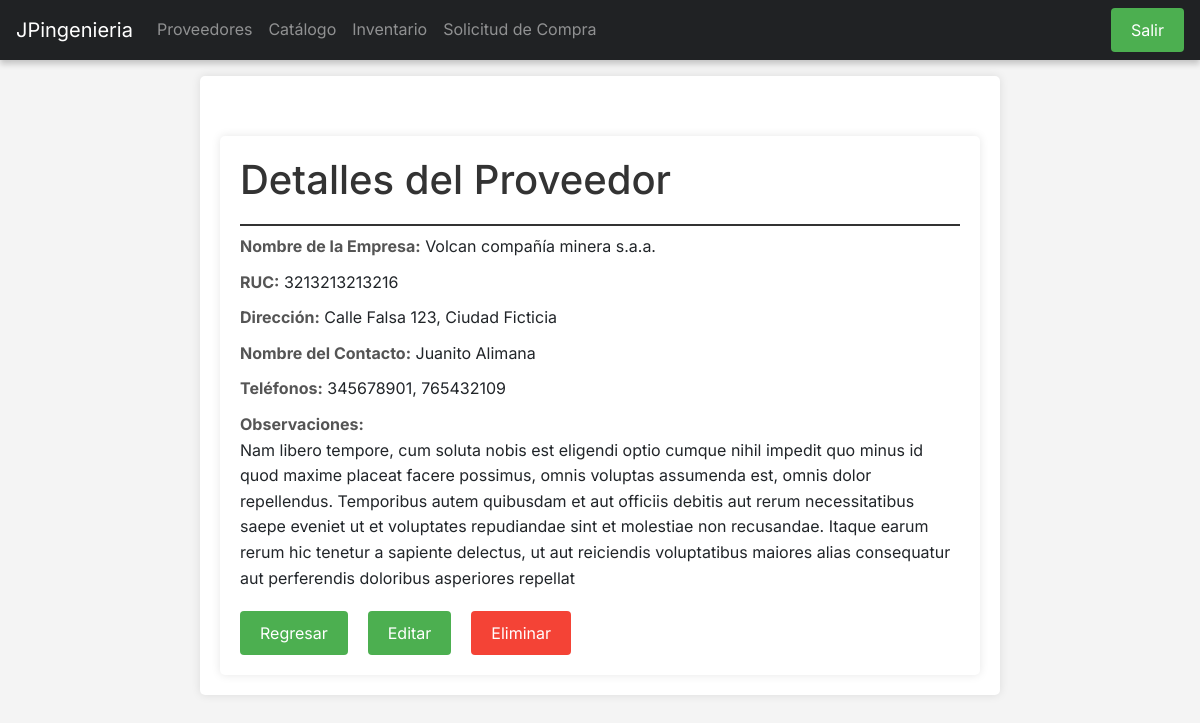
/proveedores/proveedores/detail/12/, run on the app's committed database.
### api/models.py (models this page shows, shortened)
class Proveedor(models.Model):
    nombre_empresa = models.CharField(max_length=100)
    ruc = models.CharField(max_length=13, unique=True)
    direccion = models.CharField(max_length=255)
    nombre_contacto = models.CharField(max_length=100)
    telefonos = models.CharField(max_length=100)
    observaciones = models.TextField(blank=True, null=True)

### proveedores/views.py (the view)
# urls.py: path('proveedores/detail/<int:pk>/' , DetailProveedorView.as_view(), name='detail_proveedores'),
class DetailProveedorView(DetailView):
    model = Proveedor
    template_name = 'proveedores_detail.html'
    context_object_name = 'proveedor'

### proveedores/templates/proveedores_detail.html (shortened to what this page needs)
{%extends "base.html"%}
{% block content %}
</head>
<body>
<div class="container">
    <h1>Detalles del Proveedor</h1>
    <div class="detail-item">
        <span class="detail-label">Nombre de la Empresa:</span>
        <span>{{ proveedor.nombre_empresa }}</span>
    </div>
    <div class="detail-item">
        <span class="detail-label">RUC:</span>
        <span>{{ proveedor.ruc }}</span>
    </div>
    <div class="detail-item">
        <span class="detail-label">Dirección:</span>
        <span>{{ proveedor.direccion }}</span>
    </div>
    <div class="detail-item">
        <span class="detail-label">Nombre del Contacto:</span>
        <span>{{ proveedor.nombre_contacto }}</span>
    </div>
    <div class="detail-item">
        <span class="detail-label">Teléfonos:</span>
        <span>{{ proveedor.telefonos }}</span>
    </div>
    <div class="detail-item">
        <span class="detail-label">Observaciones:</span>
        <p>{{ proveedor.observaciones }}</p>
    </div>
    <div class="button-container">
        <form action="{% url 'home_proveedores' %}">
            <input type="submit" class="btn" value="Regresar" />
        </form>
        <form action="{% url 'edit_proveedores' proveedor.id %}">
            <input type="submit" class="btn" value="Editar" />
        </form>
        <form action="{% url 'delete_proveedores' proveedor.id %}">
            <input type="submit" class="btn btn-delete" value="Eliminar" />
        </form>
    </div>
</div>
</body>
{% endblock content %}

### logistica/templates/base.html (style rules this page uses)
* { font-family: 'Inter', sans-serif; margin: 0; padding: 0; box-sizing: border-box; }
html, body { margin: 0; padding: 0; width: 100%; height: 100%; background-color: #f4f4f4; }

### data on the page
Proveedor: nombre_empresa "Volcan compañía minera s.a.a.", ruc "3213213213216", direccion "Calle Falsa 123, Ciudad Ficticia", nombre_contacto "Juanito Alimana", telefonos "345678901, 765432109", observaciones "Nam libero tempore, cum soluta nobis est eligendi optio cumque nihil impedit quo minus id quod maxime placeat facere possimus, omnis voluptas assumenda est, omnis dolor repellendus. Temporibus autem quibusdam et aut officiis debitis aut rerum necessitatibus saepe eveniet ut et voluptates repudiandae sint et molestiae non recusandae. Itaque earum rerum hic tenetur a sapiente delectus, ut aut reiciendis voluptatibus maiores alias consequatur aut perferendis doloribus asperiores repellat"
